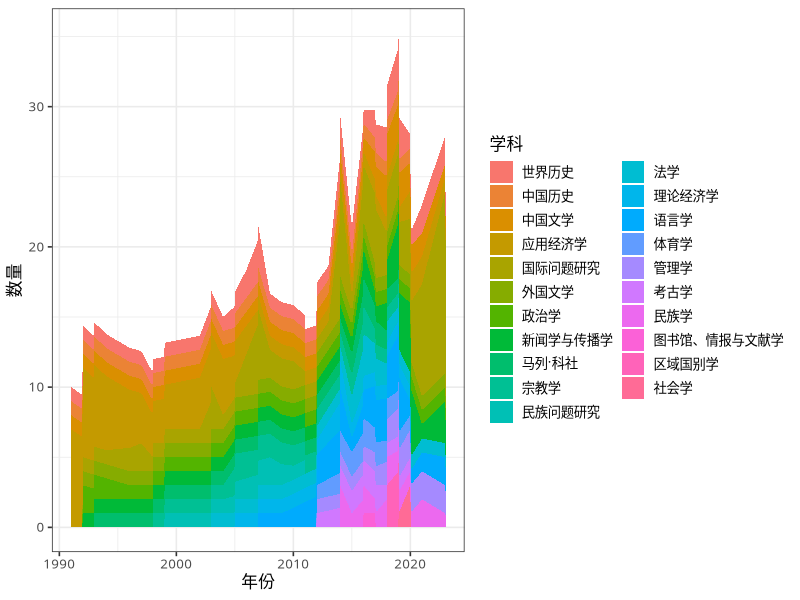
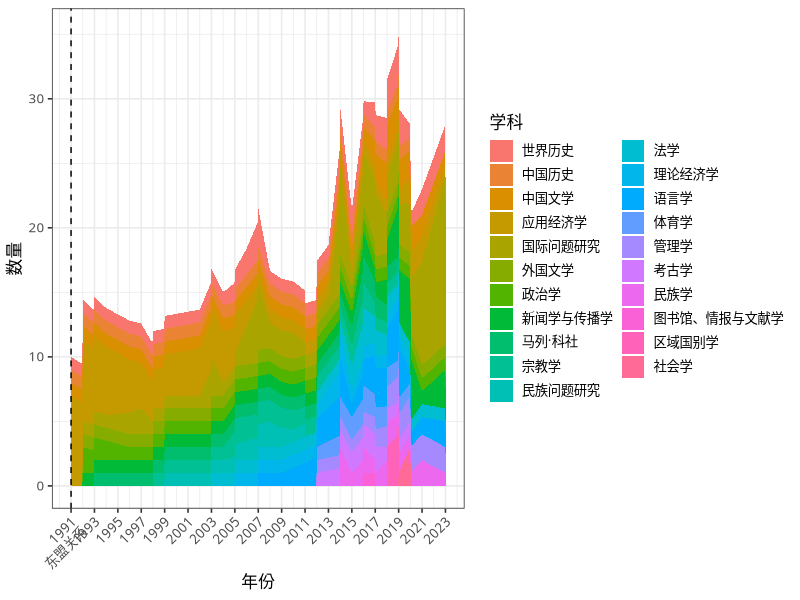

The R script that drew these images, in order:
# load cleaned data ####
library(tidyverse)
# setwd("d:/OneDrive - London School of Economics/Desktop/SocFund/Plot") # change to your working directory
clean <- read_csv("SEAASEAN_clean.csv")

# format date ####
clean <- clean |>
  filter(!is.na(protime) & !is.na(subtype)) |>
  mutate(
    protime = as.Date(protime),
    subtype = replace(subtype, subtype == "区域国别学和国际问题研究", "区域国别学"),
    subtype = replace(subtype, subtype == "理论经济", "理论经济学"),
    subtype = replace(subtype, subtype == "应用经济", "应用经济学")
  )

# count subtype by year ####
plotData <- clean |>
  mutate(year = year(protime)) |>
  group_by(year, subtype) |>
  count()

plotDataSummary <- plotData |>
  group_by(subtype) |>
  summarise(n = sum(n)) |>
  arrange(desc(n))

plotData <- plotData |>
  mutate(subtype = fct_relevel(subtype, plotDataSummary$subtype)) # reorder provloc by sum of n
  
# plain plot ####
plotData |>
  ggplot(aes(x = year, y = n, fill = subtype)) +
  geom_area() +
  theme_bw(base_family = "Microsoft YaHei", # change to another font if needed
           base_size = 12) +
  labs(x = "年份", y = "数量", fill = "学科")
# ggsave("output/disciplinePlot.pdf", width = 8, height = 5, device = cairo_pdf) # save as pdf

# plot with 1991 (东盟关系) ####
labelFunc <- function(x) {
  return(
    replace(x, x == 1991, "1991\n东盟关系")
  )
}
plotData |>
  ggplot(aes(x = year, y = n, fill = subtype)) +
  geom_area() + scale_x_continuous(breaks=seq(1991, 2023, 2), labels = labelFunc) +
  geom_vline(xintercept=1991, linetype = "dashed") +
  theme_bw(base_family = "Microsoft YaHei", # change to another font if needed
           base_size = 12) +
  theme(axis.text.x = element_text(angle = 45, vjust = 1, hjust= 1))+
  labs(x = "年份", y = "数量", fill = "学科")
#ggsave("output/disciplinePlot1991.pdf", width = 12, height = 5, device = cairo_pdf) # save as pdf
